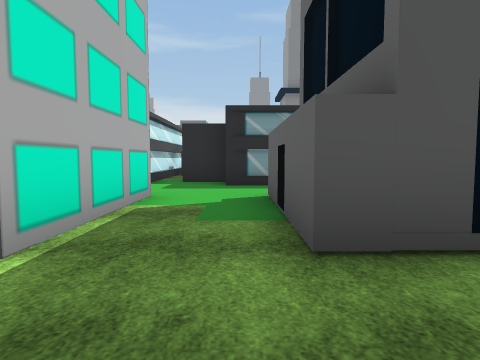
View 1 (above)

14 first-person views from a walk through a scene from a Unity 3-D project. The camera is 1.2 m above the floor, tilts 4° down and sees 75° across. The floor is counted in squares, 2 m on a side. Each view is taken from the middle of a square. On the plan, view 1 faces up. The plan holds only what a view shows up to about 9 squares ahead; the rest is blank. The place goes on beyond the plan. The player character is not drawn. Some surface patterns are stand-ins.

View 2
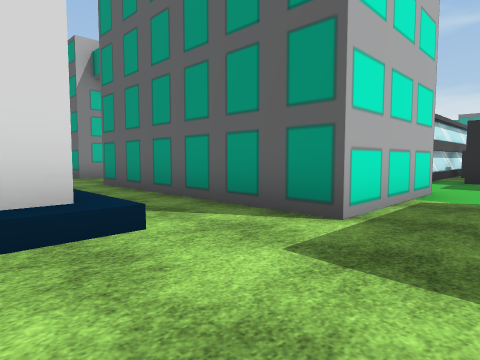

View 3
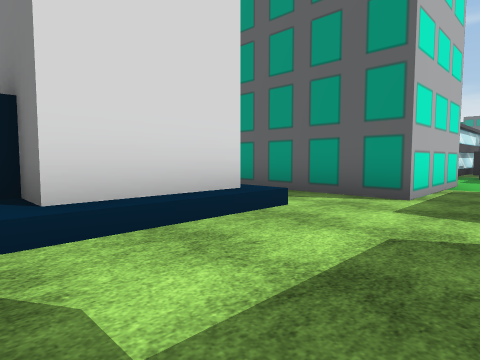

View 4
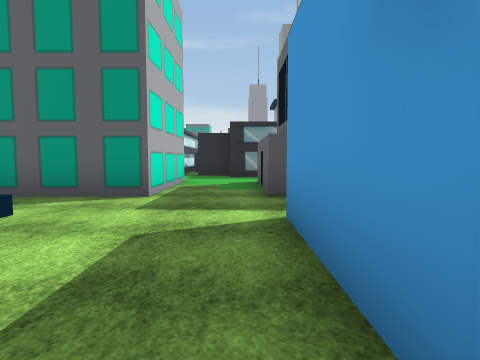

View 5
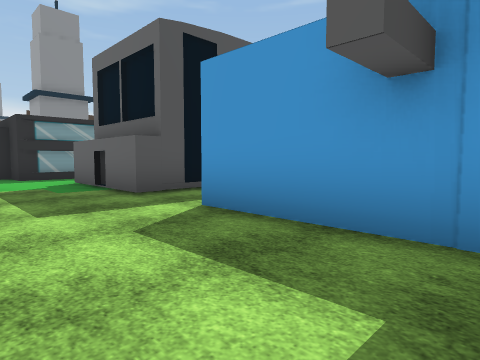

View 6
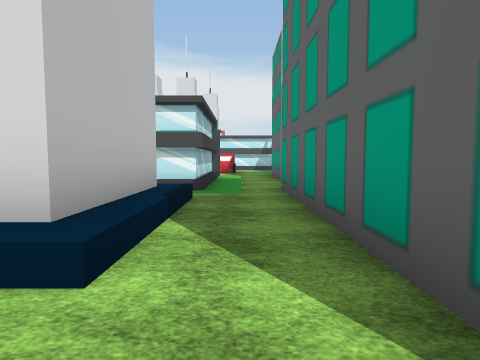

View 7
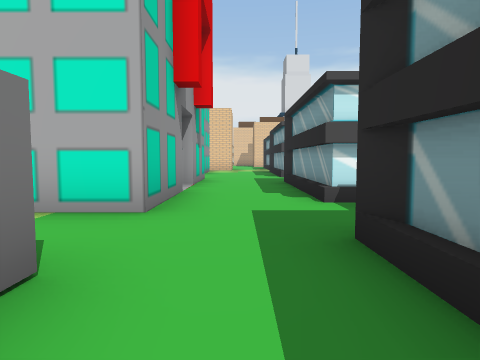

View 8
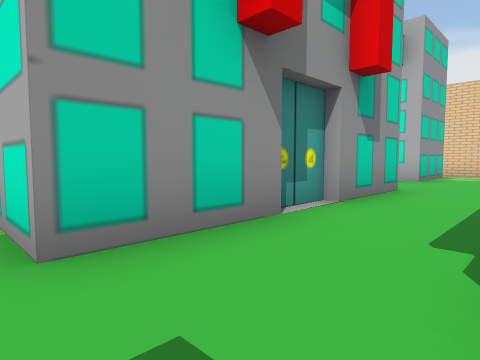

View 9
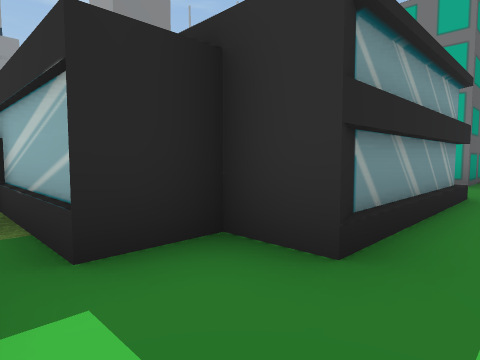

View 10
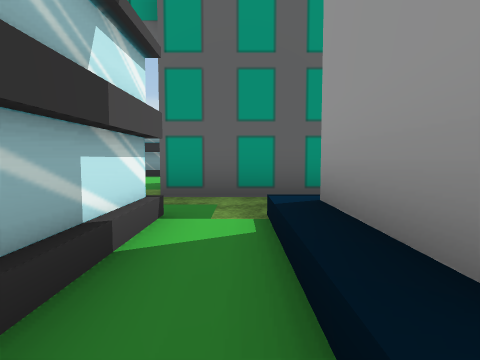

View 11
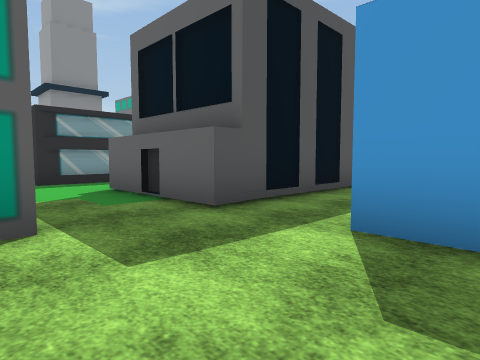

View 12
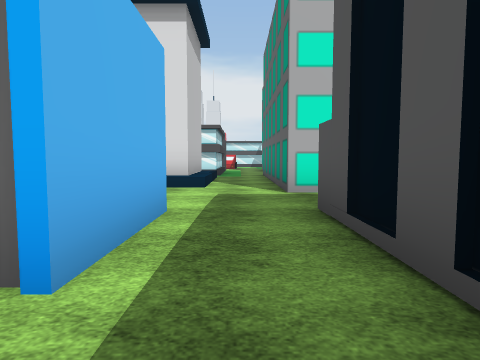

View 13
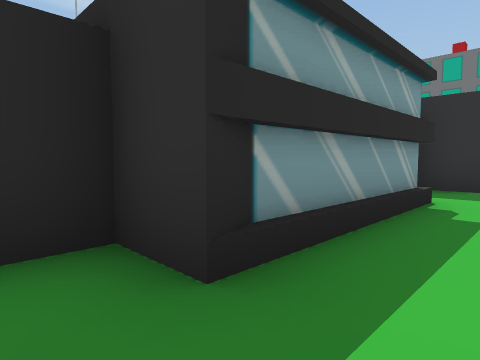

View 14
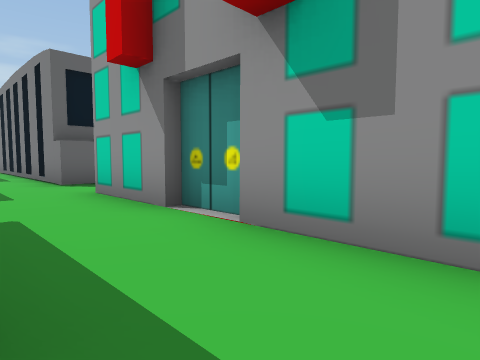

### Floor plan
Key: @ floor where view 1 was taken; # wall or solid block; . floor; B building.
Columns run from 7 left of view 1 to 7 right of it. Each row starts with its distance up from view 1.
 11      B#
 10      .#
  9      .#
  8 ##   .##     ##
  7 .#BBB..####...
  6 ...........
  5 ###.##..###
  4   ####..#
  3    # #..#
  2 ######..####
  1 ............
  0 B.###..@##.
 -1 #.###...#
 -2 #.###...#
 -3  . .....#

Positions as (right, up) in squares from view 1, and headings:
1: (0, 0), facing up
2: (0, -1), facing up-left
3: (0, -3), facing up-left
4: (0, -3), facing up
5: (-2, -3), facing up-right
6: (-1, 1), facing left
7: (2, 6), facing left
8: (-1, 7), facing down-left
9: (-2, 6), facing up-right
10: (-6, -3), facing up
11: (-2, -1), facing up-right
12: (4, 1), facing left
13: (-7, 6), facing up-right
14: (-7, 7), facing down-right
